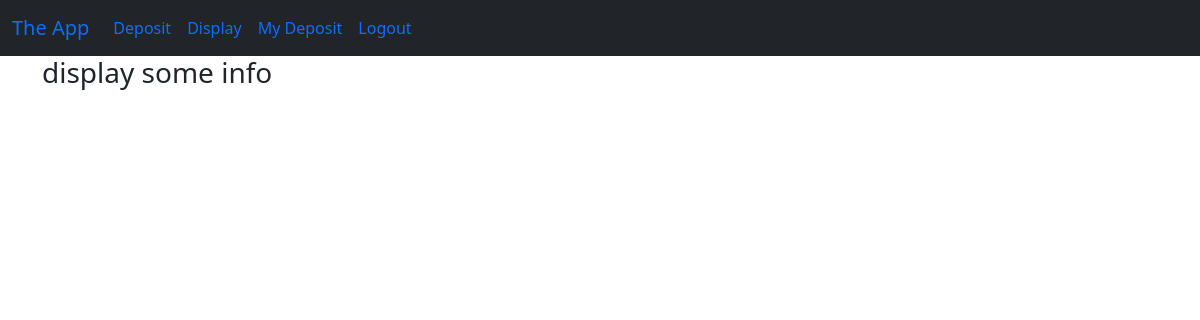
The app's page /mydeposit/ (signed in), older data.
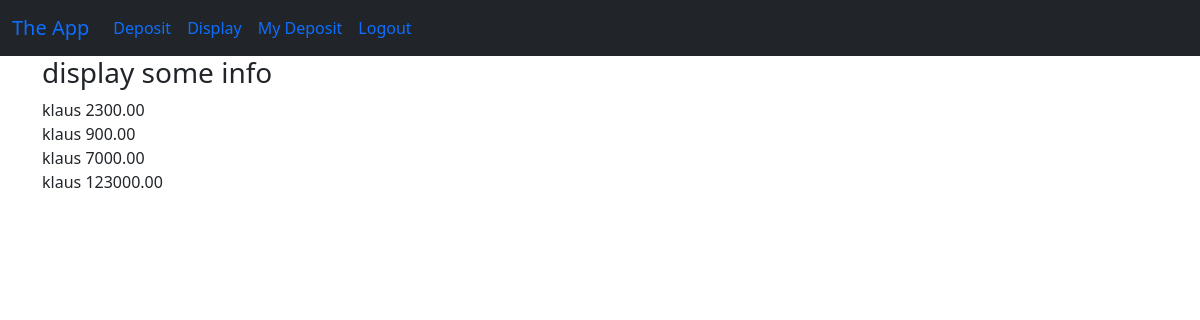
The same page, newer data.
### vikoba/models.py (models this page shows, shortened)
class Deposit(models.Model):
    name = models.ForeignKey(User, on_delete=models.SET_NULL, null=True, blank=True)
    date = models.DateTimeField(auto_now_add=True)
    amount = models.DecimalField(max_digits=19, decimal_places=2)

### vikoba/views.py (the view)
# urls.py: path('mydeposit/', IndividualDeposit.as_view() , name="mydeposit"),
class IndividualDeposit(LoginRequiredMixin, ListView):
    model = Deposit
    template_name = "vikoba/mydeposit.html"
    context_object_name = 'deposit'
    def get_context_data(self, **kwargs):
        context = super().get_context_data(**kwargs)
        context['deposit'] = context['deposit'].filter(name=self.request.user)
        return context

### templates/vikoba/mydeposit.html (shortened to what this page needs)
{% extends 'base.html' %}
{% load static %}
{% block content %}
<h3>display some info</h3>
{% for deposit in deposit %}
{{deposit.name}}
{{deposit.amount}}
<br>
{% endfor %}
{% endblock content %}

### templates/base.html (shortened to what this page needs)
<!DOCTYPE html>
<html lang="en">
<head>
  <link href="https://cdn.jsdelivr.net/npm/bootstrap@5.0.2/dist/css/bootstrap.min.css" rel="stylesheet"
>
</head>
<body>
  {% include "nav.html" %}
  <div class="container">
    {% block content %}
    {% endblock content %}
  </div>
</body>
</html>

### templates/nav.html (shortened to what this page needs)
<nav class="navbar navbar-expand-lg navbar-secondary bg-dark">
    <div class="container-fluid">
        <a class="navbar-brand" href="#">The App</a>
        <div class="collapse navbar-collapse" id="navbarSupportedContent">
            <ul class="navbar-nav me-auto mb-2 mb-lg-0">
                {% if user.is_authenticated %}
                <li class="nav-item">
                    <a class="nav-link" href="{% url 'deposit' %}">Deposit</a>
                </li>
                <li class="nav-item">
                    <a class="nav-link" href="{% url 'display' %}">Display</a>
                </li>
                <li class="nav-item">
                    <a class="nav-link" href="{% url 'mydeposit' %}">My Deposit</a>
                </li>
                <li class="nav-item">
                    <a class="nav-link" href="{% url 'logout' %}">Logout</a>
                </li>
                {% else %}
                <li class="nav-item">
                    <a class="nav-link" href="{% url 'login' %}">Login</a>
                </li>
                {% endif %}
            </ul>
        </div>
    </div>
</nav>

Row changes from the older to the newer data that the page shows:
added Deposit: name "klaus", amount "2300.00"
added Deposit: name "klaus", amount "900.00"
added Deposit: name "klaus", amount "7000.00"
added Deposit: name "klaus", amount "123000.00"
